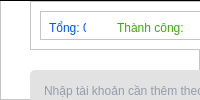
                  <widget class="QWidget" name="page_add">
                   <layout class="QVBoxLayout" name="verticalLayout_55">
                    <property name="spacing">
                     <number>0</number>
                    </property>
                    <property name="leftMargin">
                     <number>0</number>
                    </property>
                    <property name="topMargin">
                     <number>0</number>
                    </property>
                    <property name="rightMargin">
                     <number>0</number>
                    </property>
                    <property name="bottomMargin">
                     <number>0</number>
                    </property>
                    <item>
                     <widget class="QFrame" name="frame_25">
                      <property name="styleSheet">
                       <string notr="true">color: rgb(0, 0, 0);
background-color: rgb(255, 255, 255);</string>
                      </property>
                      <property name="frameShape">
                       <enum>QFrame::StyledPanel</enum>
                      </property>
                      <property name="frameShadow">
                       <enum>QFrame::Raised</enum>
                      </property>
                      <widget class="QFrame" name="frame_33">
                       <property name="geometry">
                        <rect>
                         <x>30</x>
                         <y>1</y>
                         <width>251</width>
                         <height>49</height>
                        </rect>
                       </property>
                       <property name="frameShape">
                        <enum>QFrame::StyledPanel</enum>
                       </property>
                       <property name="frameShadow">
                        <enum>QFrame::Raised</enum>
                       </property>
                       <layout class="QHBoxLayout" name="horizontalLayout_9">
                        <item>
                         <widget class="QFrame" name="frame_38">
                          <property name="frameShape">
                           <enum>QFrame::StyledPanel</enum>
                          </property>
                          <property name="frameShadow">
                           <enum>QFrame::Raised</enum>
                          </property>
                          <widget class="QLabel" name="add_fail">
                           <property name="geometry">
                            <rect>
                             <x>170</x>
                             <y>9</y>
                             <width>52</width>
                             <height>16</height>
                            </rect>
                           </property>
                           <property name="styleSheet">
                            <string notr="true">color: rgb(255, 0, 0);</string>
                           </property>
                           <property name="text">
                            <string>Thất bại: 0</string>
                           </property>
                          </widget>
                          <widget class="QLabel" name="add_success">
                           <property name="geometry">
                            <rect>
                             <x>77</x>
                             <y>9</y>
                             <width>69</width>
                             <height>16</height>
                            </rect>
                           </property>
                           <property name="styleSheet">
                            <string notr="true">color: rgb(60, 170, 10);</string>
                           </property>
                           <property name="text">
                            <string>Thành công: 0</string>
                           </property>
                          </widget>
                          <widget class="QLabel" name="add_tong">
                           <property name="geometry">
                            <rect>
                             <x>9</x>
                             <y>9</y>
                             <width>37</width>
                             <height>16</height>
                            </rect>
                           </property>
                           <property name="styleSheet">
                            <string notr="true">color: rgb(0, 85, 255);</string>
                           </property>
                           <property name="text">
                            <string>Tổng: 0</string>
                           </property>
                          </widget>
                         </widget>
                        </item>
                       </layout>
                      </widget>
                      <widget class="Line" name="line">
                       <property name="geometry">
                        <rect>
                         <x>0</x>
                         <y>0</y>
                         <width>800</width>
                         <height>1</height>
                        </rect>
                       </property>
                       <property name="styleSheet">
                        <string notr="true">background-color: rgb(0, 0, 0);</string>
                       </property>
                       <property name="orientation">
                        <enum>Qt::Horizontal</enum>
                       </property>
                      </widget>
                      <widget class="QPlainTextEdit" name="plain_add">
                       <property name="geometry">
                        <rect>
                         <x>30</x>
                         <y>70</y>
                         <width>741</width>
                         <height>431</height>
                        </rect>
                       </property>
                       <property name="styleSheet">
                        <string notr="true">QPlainTextEdit#plain_add{
color: rgb(77, 82, 120);
border-radius:5px;
background-color: rgb(226, 226, 226);
padding: 10px;
}
QPlainTextEdit#plain_add:hover{
color: rgb(77, 82, 120);
border-radius:5px;
border:1px solid #4d5278;
	background-color: rgb(226, 226, 226);
}</string>
                       </property>
                       <property name="placeholderText">
                        <string>Nhập tài khoản cần thêm theo định dạng device|user|pass</string>
                       </property>
                      </widget>
                      <widget class="QFrame" name="frame_34">
                       <property name="geometry">
                        <rect>
                         <x>280</x>
                         <y>10</y>
                         <width>271</width>
                         <height>36</height>
                        </rect>
                       </property>
                       <property name="frameShape">
                        <enum>QFrame::StyledPanel</enum>
                       </property>
                       <property name="frameShadow">
                        <enum>QFrame::Raised</enum>
                       </property>
                       <layout class="QHBoxLayout" name="horizontalLayout_17">
                        <item>
                         <widget class="QLabel" name="add_fail_2">
                          <property name="styleSheet">
                           <string notr="true"/>
                          </property>
                          <property name="text">
                           <string>Định dạng</string>
                          </property>
                         </widget>
                        </item>
                        <item>
                         <widget class="QComboBox" name="comboBox">
                          <property name="styleSheet">
                           <string notr="true">background-color: rgb(217, 217, 217);
border-radius: 4px;
padding-left: 10px;</string>
                          </property>
                          <item>
                           <property name="text">
                            <string>Device | Username | Password</string>
                           </property>
                          </item>
                         </widget>
                        </item>
                       </layout>
                      </widget>
                     </widget>
                    </item>
                   </layout>
                  </widget>
